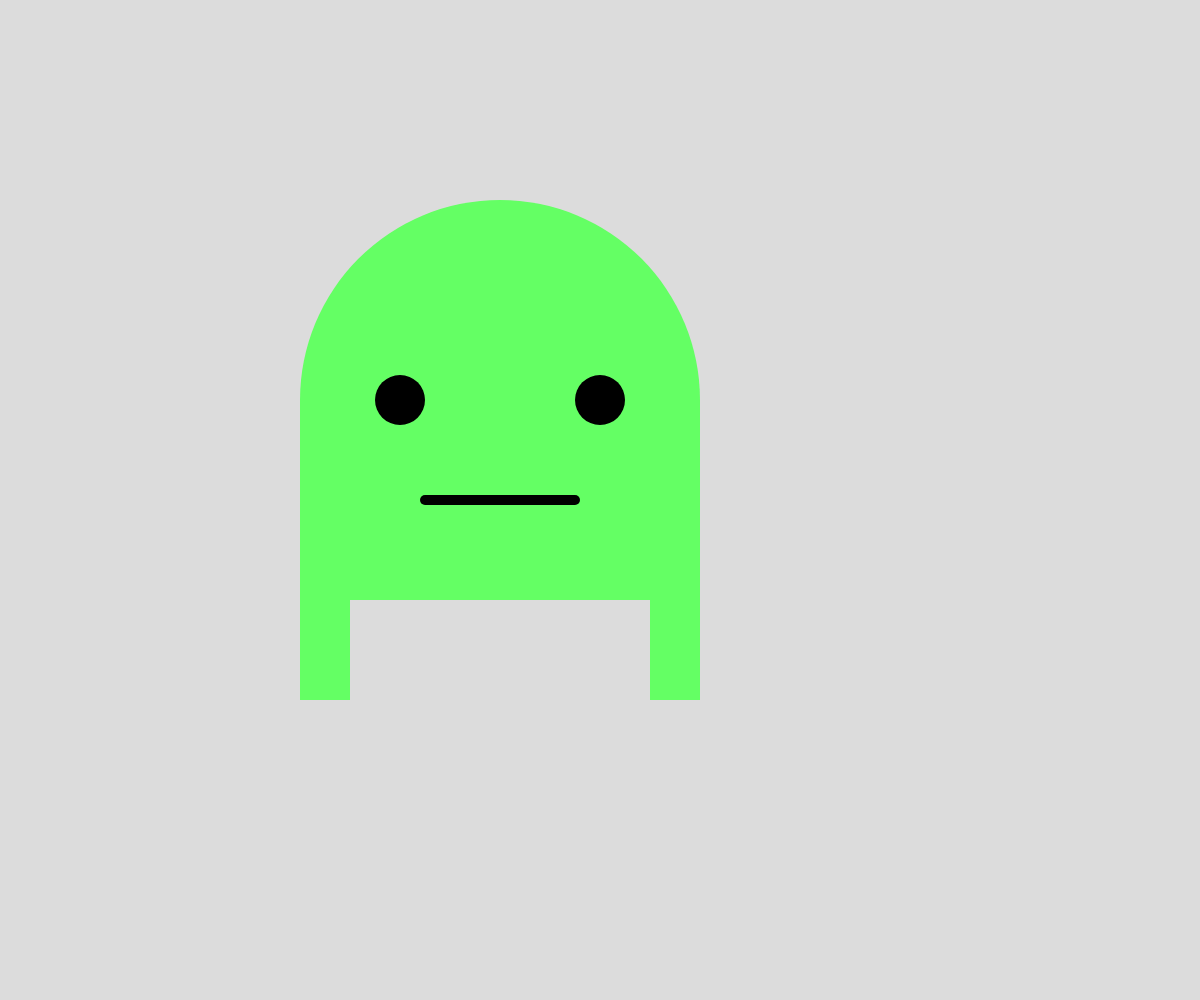
Frame 1 (no input)
Frame 60 (no input): identical to frame 1, image omitted
Frame 120 (the mouse pressed at the canvas centre since frame 60): identical to frame 1, image omitted

The p5.js sketch that drew this single still picture (run headless with seeded random() and noise() and a simulated clock; from frame 60 on, the mouse is pressed at the canvas centre):

// p5.js sketch
// ── sketch.js
// Project Title
// Your Name
// Date
//
// Extra for Experts:
// - describe what you did to take this project "above and beyond"


rX = 500; rY = 500; cX = 500; cY = 400;

function setup() {
  createCanvas(windowWidth, windowHeight);
}

function line_Draw(){
  stroke(0,0,0)
  strokeWeight(10);
  line(rX-75,rY,rX+75,rY);
}

function leg() {
  noStroke()
  fill(100,300,100)
  rect(rX-175, rY+100,50,200)
  rect(rX+175, rY+100,50,200)
}

function draw() {
  noStroke();
  background(220);
  fill(100,300,100);
  circle(cX, cY, 400);
  rectMode(CENTER);
  rect(rX, rY, 400, 200);
  fill(0,0,0);
  circle(rX-100, rY-100, 50, 100);
  circle(rX+100, rY-100, 50, 100);
  line_Draw();
  leg()
}
